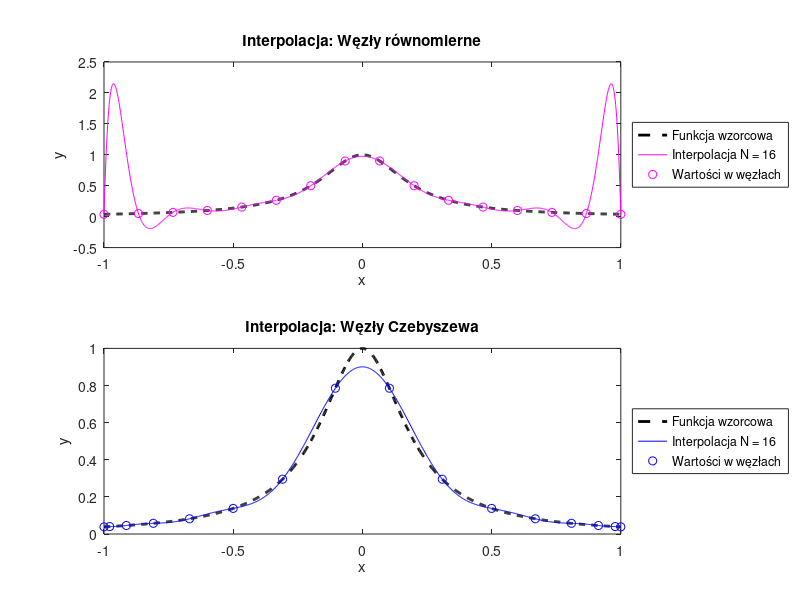

Here is the MATLAB script that generated this plot:
function [N, x_uniform, y_fine_uniform, x_chebyshev, y_fine_chebyshev] = ...
    compare_uniform_vs_chebyshev()
% Funkcja ilustruje porównanie działania interpolacji wielomianowej funkcji
% Rungego wyznaczonej dla a) węzłów rozmieszczonych równomiernie,
% b) węzłów Czebyszewa.
% N - liczba węzłów interpolacji wynosi z przedziału [12,20].
% Funkcja zwraca następujące wektory wierszowe:
% x_uniform - węzły interpolacji rozmieszczone równomiernie
% y_fine_uniform - interpolacja wielomianowa wyznaczona dla
%   równomiernie rozmieszczonych węzłów interpolacji
% x_chebyshev - węzły Czebyszewa
% y_fine_chebyshev - interpolacja wielomianowa wyznaczona dla węzłów Czebyszewa
%
% Oznaczonie TODO wskazuje fragmenty kodu wymagające zmian.

    N = 16; % wybrana liczba węzłów interpolacji (z przedziału [12,20])

    % Gęsta siatka punktów do testowania interpolacji
    x_fine = linspace(-1, 1, 1000);
    runge_function = @(x) 1 ./ (1 + 25 * x.^2);
    y_fine_reference = runge_function(x_fine);

    % 1. węzły równomiernie rozmieszczone
    x_uniform = linspace(-1, 1, N);
    y_uniform = runge_function(x_uniform);
    V_uniform = get_vandermonde_matrix(x_uniform);
    coeff_uniform = V_uniform \ y_uniform.'; % rozwiązywanie układu równań
    coeff_uniform = coeff_uniform(end:-1:1); % dostosowanie do polyval
    y_fine_uniform = polyval(coeff_uniform, x_fine);

    % 2. węzły Czebyszewa II rodzaju
    x_chebyshev = get_chebyshev_nodes(N);
    y_chebyshev = runge_function(x_chebyshev);
    V_chebyshev = get_vandermonde_matrix(x_chebyshev);
    coeff_chebyshev = V_chebyshev \ y_chebyshev.';
    coeff_chebyshev = coeff_chebyshev(end:-1:1);
    y_fine_chebyshev = polyval(coeff_chebyshev, x_fine);

    % 3. Wykresy
    figure;

    % Wykres dla węzłów równomiernych
    subplot(2,1,1);
    plot(x_fine, y_fine_reference, 'k--', 'LineWidth', 2, 'DisplayName', 'Funkcja wzorcowa');
    hold on;
    plot(x_fine, y_fine_uniform, 'm', 'DisplayName', ['Interpolacja N = ', num2str(N)]);
    plot(x_uniform, y_uniform, 'mo', 'DisplayName', 'Wartości w węzłach');
    legend('Location', 'eastoutside');
    xlabel('x');
    ylabel('y');
    title('Interpolacja: Węzły równomierne');

    % Wykres dla węzłów Czebyszewa
    subplot(2,1,2);
    plot(x_fine, y_fine_reference, 'k--', 'LineWidth', 2, 'DisplayName', 'Funkcja wzorcowa');
    hold on;
    plot(x_fine, y_fine_chebyshev, 'b', 'DisplayName', ['Interpolacja N = ', num2str(N)]);
    plot(x_chebyshev, y_chebyshev, 'bo', 'DisplayName', 'Wartości w węzłach');
    legend('Location', 'eastoutside');
    xlabel('x');
    ylabel('y');
    title('Interpolacja: Węzły Czebyszewa');

    set(gcf, 'Position', [1000 500 2000 1500]);

    % Zapis wykresu do pliku
    saveas(gcf, 'zadanie2.png');
end

function x = get_chebyshev_nodes(N)
    % Węzły Czebyszewa drugiego rodzaju w przedziale [-1, 1]
    k = 0:(N-1);
    x = cos(pi * k / (N - 1));
    x = x(:)'; % upewniamy się, że x to wektor wierszowy
end
    
function V = get_vandermonde_matrix(x)
    N = length(x);
    V = zeros(N, N);
    for i = 1:N
        V(:, i) = x.^(i - 1);
    end
end